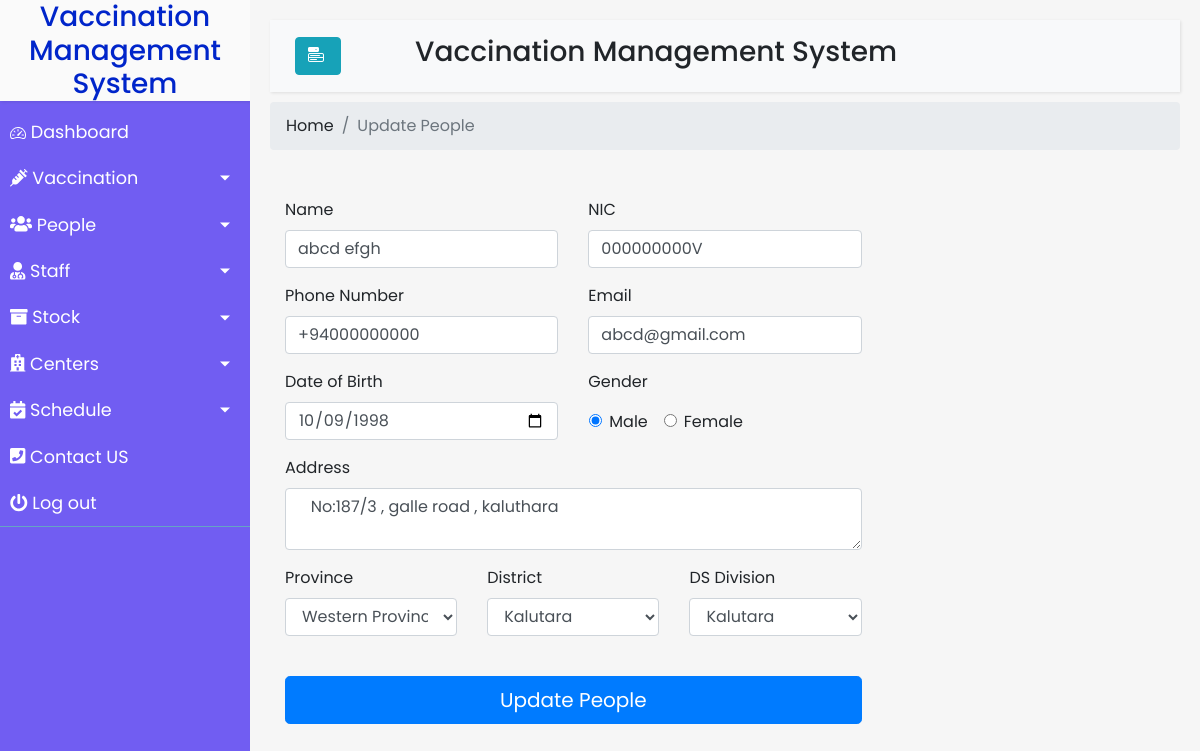
/staff/updatePeople.php?id=11, run on the app's committed database.
### tables this page shows
CREATE TABLE `people` (
  `id` int(20) NOT NULL,
  `name` varchar(255) NOT NULL,
  `nic` varchar(20) NOT NULL,
  `ContactNumber` varchar(20) NOT NULL,
  `email` varchar(255) NOT NULL,
  `dob` varchar(20) NOT NULL,
  `address` varchar(255) NOT NULL,
  `gender` varchar(20) NOT NULL,
  `province` varchar(255) NOT NULL,
  `district` varchar(255) NOT NULL,
  `ds` varchar(255) NOT NULL
);

### staff/updatePeople.php (the view, shortened to what this page needs)
<?php
include_once "database.php";
    $result = mysqli_query($conn,"SELECT * FROM people WHERE id='" . $_GET['id'] . "'");
    $row= mysqli_fetch_array($result);
?>
<!DOCTYPE html>
<html>
<head>
    <link rel="stylesheet" href="https://stackpath.bootstrapcdn.com/bootstrap/4.1.0/css/bootstrap.min.css"
>
    <link rel="stylesheet" href="https://cdn.jsdelivr.net/npm/bootstrap-icons@1.5.0/font/bootstrap-icons.css">
    <link rel="stylesheet" href="Homepage.css">
</head>
<body>
    <div class="wrapper">
        <?php include 'navbar.php' ?>
        <div id="content">
            <nav class="navbar navbar-expand-lg navbar-light bg-light">
                <div class="container-fluid">
                    <button type="button" id="sidebarCollapse" class="btn btn-info ">
                        <i class="bi bi-menu-button-fill"></i>
                    </button>
                    <h3 style="margin-right: 30%;">Vaccination Management System</h3>
                </div>
            </nav>
            <nav aria-label="breadcrumb">
                <ol class="breadcrumb">
                    <li class="breadcrumb-item"><a href="#">Home</a></li>
                    <li class="breadcrumb-item active" aria-current="page">Update People</li>
                </ol>
            </nav>
            <div>
                <div class="container">
                    <main>
                        <div class="row py-3">
                            <div class="col-md-7 col-lg-8">
                                <form class="needs-validation" action="" method="POST" onsubmit="return validatePeople()" novalidate>
                                    <div class="row g-3">
                                        <div class="col-sm-6 pt-3">
                                            <label for="name" class="form-label">Name</label>
                                            <input type="text" class="form-control" id="name" name="name" placeholder="" value="<?php echo $row['name']; ?>" required>
                                        </div>
                                        <div class="col-sm-6 pt-3">
                                            <label for="nic" class="form-label">NIC</label>
                                            <input type="text" class="form-control" id="nic" name="nic" placeholder="" value="<?php echo $row['nic']; ?>" required>
                                        </div>
                                        <div class="col-sm-6 pt-3">
                                            <label for="ContactNumber" class="form-label">Phone Number</label>
                                            <input type="text" class="form-control" id="ContactNumber" name="ContactNumber" placeholder=""  value="<?php echo $row['ContactNumber']; ?>" required>
                                        </div>
                                        <div class="col-sm-6 pt-3">
                                            <label for="email" class="form-label">Email</label>
                                            <input type="email" class="form-control" id="email" name="email" placeholder="" value="<?php echo $row['email']; ?>" required>
                                        </div>
                                        <div class="col-sm-6 pt-3">
                                            <label for="dob" class="form-label">Date of Birth </label>
                                            <input type="date" class="form-control" id="dob" name="dob" value="<?php echo $row['dob']; ?>" required>
                                        </div>
                                        <div class="col-sm-6 pt-3">
                                            <label for="qualification" class="form-label pr-3">Gender </label>
                                            <div class="row pl-3 pt-2">
                                                <div class="form-check pr-3">
                                                    <input id="male" name="gender" value="male" type="radio" class="form-check-input" <?php echo ($row['gender'] == 'male') ? 'checked' : ''; ?> required>
                                                    <label class="form-check-label" for="credit">Male</label>
                                                </div>
                                                <div class="form-check">
                                                    <input id="female" name="gender" value="female" type="radio" class="form-check-input" <?php echo ($row['gender'] == 'female') ? 'checked' : ''; ?> required>
                                                    <label class="form-check-label" for="debit">Female</label>
                                                </div>
                                            </div>
                                        </div>
                                        <div class="col-12 pt-3">
                                            <label for="address" class="form-label">Address </label>
                                            <textarea type="text" class="form-control" id="address" name="address" required> <?php echo $row['address']; ?> </textarea>
                                        </div>
                                        <div class="col-sm-4 pt-3">
                                            <div class="form-group">
                                                <label for="exampleFormControlSelect1" class="form-label">Province </label>
                                                <select class="form-control" name="province" id="province" required>
                                                    <option value="<?php echo $row["province"]; ?>"> <?php echo $row["province"]; ?></option>
                                                </select>
                                            </div>
                                        </div>
                                        <div class="col-sm-4 pt-3">
                                            <div class="form-group">
                                                <label for="exampleFormControlSelect1" class="form-label">District </label>
                                                <select class="form-control" name="district" id="district" required>
                                                    <option value="<?php echo $row['district']; ?>"><?php echo $row['district']; ?></option>
                                                </select>
                                            </div>
                                        </div>
                                        <div class="col-sm-4 pt-3">
                                            <div class="form-group">
                                                <label for="exampleFormControlSelect1" class="form-label">DS Division </label>
                                                <select class="form-control" name="ds" id="ds" required>
                                                    <option value="<?php echo $row['ds']; ?>"><?php echo $row['ds']; ?></option>
                                                </select>
                                            </div>
                                        </div>
                                    </div>
                                    <button class="w-100 btn btn-primary btn-lg mt-4" type="submit" value="submit" name="submit">Update People</button>
                                </form>
                            </div>
                        </div>
                    </main>
                </div>
            </div>
        </div>
    </div>
</body>
</html>

### staff/Homepage.css (style rules this page uses)
body { font-family: 'Poppins', sans-serif; background: #fafafa; }
a, a:hover, a:focus { color: inherit; text-decoration: none; transition: all 0.3s; }
.navbar { padding: 15px 10px; background: #fff; border: none; border-radius: 0; margin-bottom: 10px; box-shadow: 1px 1px 3px rgba(0, 0, 0, 0.1); }
i, span { display: inline-block; }
.wrapper { display: flex; align-items: stretch; }
#content { width: 100%; padding: 20px; min-height: 100vh; transition: all 0.3s; background-color: #f6f6f6; }

### css/Homepage.css (style rules this page uses)
body { font-family: 'Poppins', sans-serif; background: #fafafa; }
a, a:hover, a:focus { color: inherit; text-decoration: none; transition: all 0.3s; }
.navbar { padding: 15px 10px; background: #fff; border: none; border-radius: 0; margin-bottom: 10px; box-shadow: 1px 1px 3px rgba(0, 0, 0, 0.1); }
i, span { display: inline-block; }
.wrapper { display: flex; align-items: stretch; }
#content { width: 100%; padding: 20px; min-height: 100vh; transition: all 0.3s; background-color: #f6f6f6; }

### data on the page
people: name "abcd efgh", nic "000000000V", ContactNumber "+94000000000", email "abcd@gmail.com", dob "10/09/1998", gender "☑", address "No:187/3 , galle road , kaluthara", province "Western Province", district "Kalutara", ds "Kalutara"
